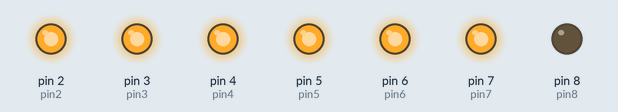
This sketch was run on a simulated Arduino Uno, built with avr-gcc and run on an emulated ATmega328P. Shown: output pins drawn as LEDs (lit = HIGH).

Above: at 0.5 s.
At 3.5 s:
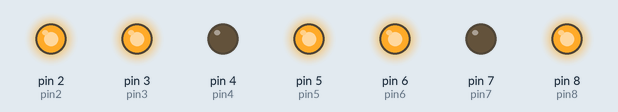
At 4.5 s:
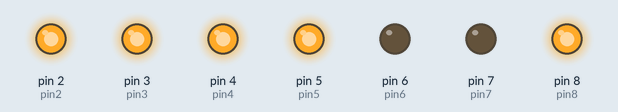
At 6.5 s:
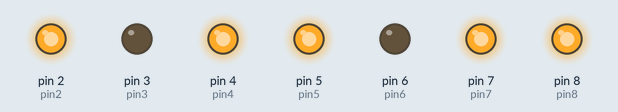
At 9.5 s:
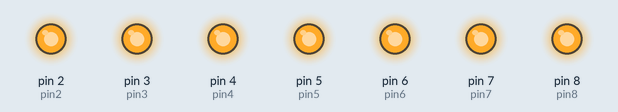
At 13.0 s:
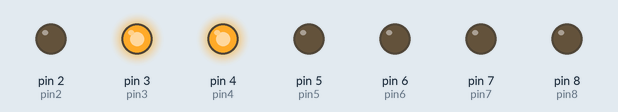
Timing chart, 0 to 14.3 s (numbered marks = the images above):
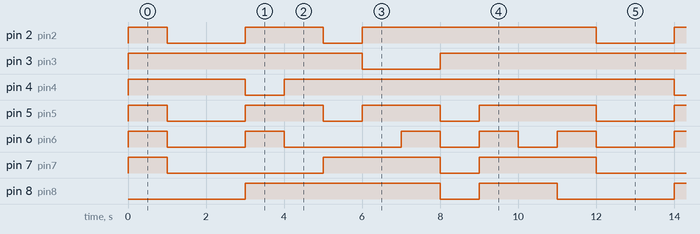

Measured:
- by itself, pin 2 (pin2): repeats every 11.0 s: LOW 2.0 s, HIGH 2.0 s, LOW 1.0 s, HIGH 6.0 s
- by itself, pin 3 (pin3): repeats every 11.0 s: LOW 2.0 s, HIGH 9.0 s
- by itself, pin 4 (pin4): repeats every 11.0 s: LOW 1.0 s, HIGH 10.0 s
- by itself, pin 5 (pin5): repeats every 11.0 s: LOW 2.0 s, 2 × (HIGH 2.0 s, LOW 1.0 s), HIGH 3.0 s
- by itself, pin 6 (pin6): repeats every 11.0 s: LOW 2.0 s, HIGH 1.0 s, LOW 3.0 s, 2 × (HIGH 1.0 s, LOW 1.0 s), HIGH 1.0 s
- by itself, pin 7 (pin7): repeats every 11.0 s: LOW 4.0 s, HIGH 3.0 s, LOW 1.0 s, HIGH 3.0 s
- by itself, pin 8 (pin8): repeats every 11.0 s: LOW 1.0 s, HIGH 2.0 s, LOW 3.0 s, HIGH 5.0 s

The sketch:

sketch_sep20e.ino
```cpp
int pin2=2;
int pin3=3;
int pin4=4;
int pin5=5;
int pin6=6;
int pin7=7;
int pin8=8;

void setup() {
  // put your setup code here, to run once:
  pinMode(pin2,OUTPUT);
  pinMode(pin3,OUTPUT);
  pinMode(pin4,OUTPUT);
  pinMode(pin5,OUTPUT);
  pinMode(pin6,OUTPUT);
  pinMode(pin7,OUTPUT);
  pinMode(pin8,OUTPUT);
 }

void loop() {
  for(int i=0;i<=9;i++)
  {
  if(i==0)
  {
    digitalWrite(pin2,HIGH);
    digitalWrite(pin3,HIGH);
    digitalWrite(pin4,HIGH);
    digitalWrite(pin5,HIGH);
    digitalWrite(pin6,HIGH);
    digitalWrite(pin7,HIGH);
    digitalWrite(pin8,LOW);
  }
  if(i==1)
  {
   digitalWrite(pin2,LOW);
    digitalWrite(pin3,HIGH);
    digitalWrite(pin4,HIGH);
    digitalWrite(pin5,LOW);
    digitalWrite(pin6,LOW);
    digitalWrite(pin7,LOW);
    digitalWrite(pin8,LOW);
  }
  delay(1000);
  if(i==2)
  {
    digitalWrite(pin2,HIGH);
    digitalWrite(pin3,HIGH);
    digitalWrite(pin4,LOW);
    digitalWrite(pin5,HIGH);
    digitalWrite(pin6,HIGH);
    digitalWrite(pin7,LOW);
    digitalWrite(pin8,HIGH);
  }
  if(i==3)
  {
     digitalWrite(pin2,HIGH);
    digitalWrite(pin3,HIGH);
    digitalWrite(pin4,HIGH);
    digitalWrite(pin5,HIGH);
    digitalWrite(pin6,LOW);
    digitalWrite(pin7,LOW);
    digitalWrite(pin8,HIGH);
  }
if(i==4)
{
   digitalWrite(pin2,LOW);
    digitalWrite(pin3,HIGH);
    digitalWrite(pin4,HIGH);
    digitalWrite(pin5,LOW);
    digitalWrite(pin6,LOW);
    digitalWrite(pin7,HIGH);
    digitalWrite(pin8,HIGH);
}
if(i==5)
  { digitalWrite(pin2,HIGH);
    digitalWrite(pin3,LOW);
    digitalWrite(pin4,HIGH);
    digitalWrite(pin5,HIGH);
    digitalWrite(pin6,LOW);
    digitalWrite(pin7,HIGH);
    digitalWrite(pin8,HIGH);
  }
  if(i==6)
  { digitalWrite(pin2,HIGH);
    digitalWrite(pin3,LOW);
    digitalWrite(pin4,HIGH);
    digitalWrite(pin5,HIGH);
    digitalWrite(pin6,HIGH);
    digitalWrite(pin7,HIGH);
    digitalWrite(pin8,HIGH);
  }
  if(i==7)
  { digitalWrite(pin2,HIGH);
    digitalWrite(pin3,HIGH);
    digitalWrite(pin4,HIGH);
    digitalWrite(pin5,LOW);
    digitalWrite(pin6,LOW);
    digitalWrite(pin7,LOW);
    digitalWrite(pin8,LOW);
  }
  if(i==8)
  { digitalWrite(pin2,HIGH);
    digitalWrite(pin3,HIGH);
    digitalWrite(pin4,HIGH);
    digitalWrite(pin5,HIGH);
    digitalWrite(pin6,HIGH);
    digitalWrite(pin7,HIGH);
    digitalWrite(pin8,HIGH);
  }
  if(i==9)
  {
     digitalWrite(pin2,HIGH);
    digitalWrite(pin3,HIGH);
    digitalWrite(pin4,HIGH);
    digitalWrite(pin5,HIGH);
    digitalWrite(pin6,LOW);
    digitalWrite(pin7,HIGH);
    digitalWrite(pin8,HIGH);
    delay(1000);
  }

  }

  }
```
